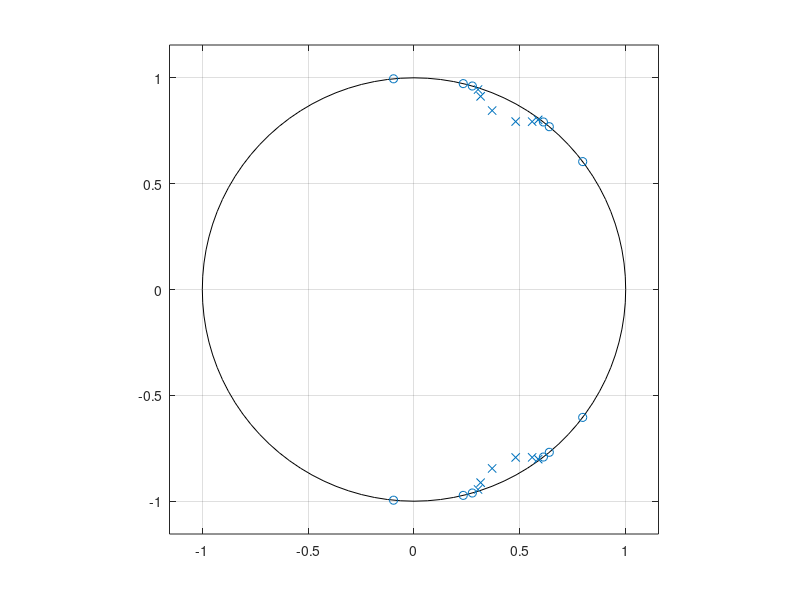

Recreate this plot in MATLAB. (Note: this script raises an error after producing the figure.)
%% IIR coefficient quantization example
clear, clc, close all

%addpath('D:\Jose\Dropbox\research\codes\f')
addpath('C:\Users\Joe\Dropbox\research\codes\f')

b = [0.010046712776130
-0.049403687598540
0.150473361914200
-0.319871360898680
0.533358728622120
-0.711330379244980
0.784624125948800
-0.711330379244980
0.533358728622120
-0.319871360898680
0.150473361914200
-0.049403687598540
0.010046712776130];

a = [1.000000000000000
-5.222950000000000
16.765882437384999
-36.820566767839011
62.254446733092003
-82.416404610369369
88.366825983839149
-76.161563614790566
53.160123847723952
-29.047737472114161
12.218071793450189
-3.514525133785270
0.621789847728520];


figure, zplane(b.', a.');

m = matlab2tikz(gca, 1);
m.write('pole-zero.tex')

[H, w] = freqz(b, a);
figure, plot(w/pi, 10*log10(abs(H).^2))
m = matlab2tikz(gca);
m.write('mag.tex')

B = 14;
bq = floor(b*2^B)/2^B;
aq = floor(a*2^B)/2^B;

figure, zplane(bq.', aq.');

figure, freqz(bq, aq)
